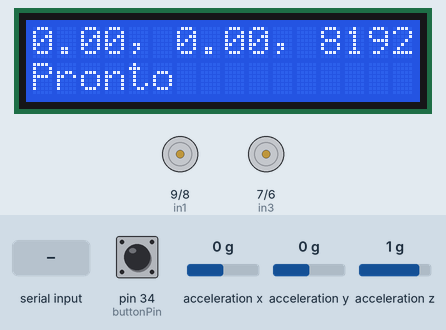
The sketch below on a simulated Arduino Mega 2560, built with avr-gcc and run on an emulated ATmega2560. On the bench: 16×2 character LCD, motor-driver pin pairs drawn as motors (green arrow = first pin HIGH = forward, orange = second pin HIGH = backward, longer = more drive, scaled by the enable pin). Wiring (inferred from the names in the program): MPU-6050 motion sensor at I2C address 0x68. Inputs (shaded band) come from the test bench; at power-on: pin 34 (buttonPin) HIGH, acceleration x 0 g, acceleration y 0 g, acceleration z 1 g. What the sketch prints to the serial monitor is not drawn.

Above: at 1.2 s.
1.3 s: pin 34 (buttonPin) pulled LOW for 0.15 s
At 2.1 s:
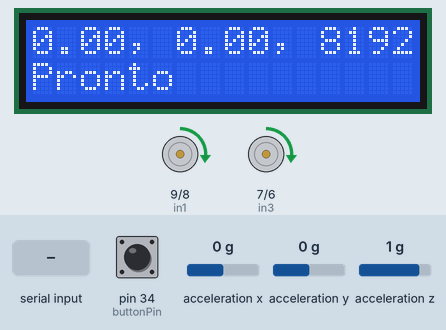
4.4 s: acceleration x set to -1.4 g
At 7.0 s:
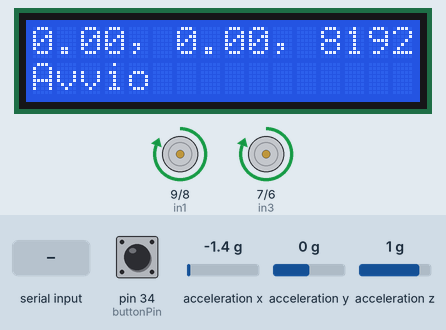
7.4 s: acceleration x set to 0 g
10.4 s: acceleration y set to -1.4 g
13.4 s: "1" received over the second serial link
16.4 s: "0" received over the second serial link
At 18.96 s:
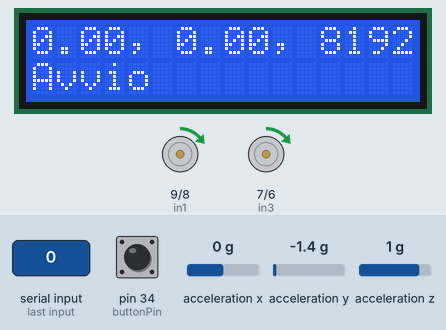
At 19.4 s:
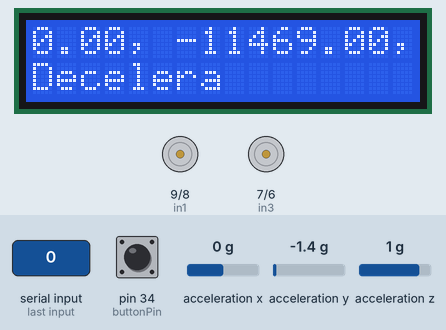
Timing chart, 0 to 20.4 s (numbered marks = the images above; inputs shaded):
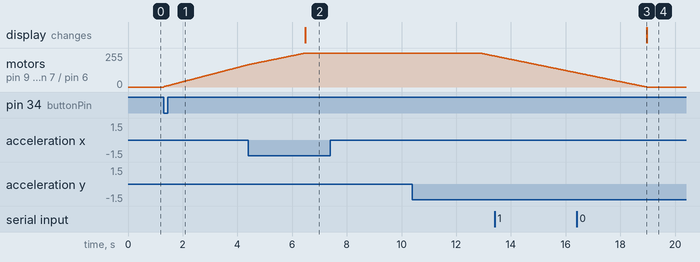

Measured:
- after the input at 1.3 s, motor on pin 9 (in1) / pin 8 (in2), motor on pin 7 (in3) / pin 6 (in4): moves from stopped to forward 167/255 over 3.1 s, starting at once
- after the input at 7.4 s, every drawn part: stays the same
- after the input at 16.4 s, the display: changes after 2.6 s (image 4)

The sketch:

macchina.ino
```cpp
#include <Wire.h>
#include <MPU6050.h>
#include <LiquidCrystal.h>
#include <SoftwareSerial.h>

// LCD: RS, E, D4, D5, D6, D7
LiquidCrystal lcd(12, 11, 52, 50, 48, 46);

// Motori
const int enA = 10, in1 = 9, in2 = 8;
const int in3 = 7, in4 = 6, enB = 5;

// Pulsante fisico
const int buttonPin = 34;
bool lastButtonState = HIGH;

// Accelerometro
const int MPU_I2C_ADDR = 0x68;
float AcX, AcY, AcZ;
// offset accelerometro
int16_t  ax_offset = 0;
int16_t  ay_offset = 0;
int16_t  az_offset = 0;
//int16_t  az_offset = -10794;
float AcXnew = 0;
float AcXold = 0;
int i = 1; // contatore iniziale a 1 per evitare divisione per zero

// Stato
bool isMoving = false;
bool lastButtonPressed = false;

// Comunicazione Bluetooth (Serial1)
#define BTSerial Serial1

void setup() {
  // Setup pin motori
  pinMode(enA, OUTPUT); pinMode(enB, OUTPUT);
  pinMode(in1, OUTPUT); pinMode(in2, OUTPUT);
  pinMode(in3, OUTPUT); pinMode(in4, OUTPUT);
  pinMode(buttonPin, INPUT_PULLUP);  // Pulsante con pull-up

  // Comunicazioni seriali
  Serial.begin(9600);
  BTSerial.begin(9600);

  // LCD
  lcd.begin(16, 2);
  lcd.print("Connessione...");

  // Inizializza MPU6050
  Wire.begin();
  Wire.beginTransmission(MPU_I2C_ADDR);
  Wire.write(0x6B);  // Wake-up
  Wire.write(0);
  Wire.endTransmission(true);

  Wire.beginTransmission(MPU_I2C_ADDR);
  Wire.write(0x1C);  // Registro accelerometro
  Wire.write(0x08);  // Imposta ±4g

  Wire.endTransmission(true);

  lcd.setCursor(0, 1);
  lcd.print("Pronto         ");


}

void loop() {
  i = i+1; //contatore
  // Legge dati accelerometro e invia via Bluetooth
    Wire.beginTransmission(MPU_I2C_ADDR);
    Wire.write(0x3B);  // Registro ACCEL_XOUT_H
    Wire.endTransmission(false);
    Wire.requestFrom(MPU_I2C_ADDR, 6, true);
  /*
    AcX = (Wire.read() << 8 | Wire.read());
    AcY = (Wire.read() << 8 | Wire.read());
    AcZ = (Wire.read() << 8 | Wire.read());
  */

    AcX = (Wire.read() << 8 | Wire.read()) + ax_offset;
    AcY = (Wire.read() << 8 | Wire.read()) + ay_offset;
    AcZ = (Wire.read() << 8 | Wire.read()) + az_offset;


    String out = String(AcX) + ", " + String(AcY) + ", " + String(AcZ);
  //BTSerial.println(out);
  //Serial.println(out);  // Commenta questa riga se non serve il monitor seriale
  //Serial.print(millis());
  //Serial.print(", ");
  Serial.println(AcZ/8192);
  lcd.setCursor(0, 0);
  lcd.print(out);
  lcd.print("     ");  // Spazi per pulire residui

  // Legge lo stato del pulsante
  if (digitalRead(buttonPin) == LOW && !isMoving) {

    isMoving = true;
    lcd.setCursor(0, 1);
    lcd.print("Avvio         ");

    // Accelerazione graduale (0 → 255)

    for (int speed = 0; speed <= 255; speed += 1) {
      leggi();
      analogWrite(enA, speed);
      analogWrite(enB, speed);
      digitalWrite(in1, HIGH); digitalWrite(in2, LOW);
      digitalWrite(in3, HIGH); digitalWrite(in4, LOW);

    }

    // Movimento a velocità costante
    for (int i = 0; i < 300; i++) {
      leggi();

    }

    // Decelerazione graduale (255 → 0)
    for (int speed = 255; speed >= 0; speed -= 1) {
      leggi();
      analogWrite(enA, speed);
      analogWrite(enB, speed);
      digitalWrite(in1, HIGH); digitalWrite(in2, LOW);
      digitalWrite(in3, HIGH); digitalWrite(in4, LOW);

    }

    // Ferma motori
    digitalWrite(in1, LOW); digitalWrite(in2, LOW);
    digitalWrite(in3, LOW); digitalWrite(in4, LOW);
    lcd.setCursor(0, 1);
    lcd.print("Stop          ");
    isMoving = false;
  }

  // Legge input Bluetooth (se presente)
  if (BTSerial.available()) {
    char received = BTSerial.read(); // Legge solo un carattere
    if (!isMoving) {
      isMoving = true;
      lcd.setCursor(0, 1);
      lcd.print("Avvio          ");
    } else if (isMoving) {
      isMoving = false;
      lcd.setCursor(0, 1);
      lcd.print("Decelera       ");
    }
  }

  // Gestisce il movimento dei motori
  static int speed = 0;
  const int step = 15;
  const int maxSpeed = 255;

  if (isMoving && speed < maxSpeed) {
    speed += step;  // Accelerazione
    if (speed > maxSpeed) speed = maxSpeed;
  } else if (!isMoving && speed > 0) {
    speed -= step;  // Decelerazione
    if (speed < 0) speed = 0;
  }

  analogWrite(enA, speed);
  analogWrite(enB, speed);

  if (speed > 0) {
    digitalWrite(in1, HIGH); digitalWrite(in2, LOW);
    digitalWrite(in3, HIGH); digitalWrite(in4, LOW);
  } else {
    digitalWrite(in1, LOW); digitalWrite(in2, LOW);
    digitalWrite(in3, LOW); digitalWrite(in4, LOW);
  }


}

void leggi() {
  // Legge dati accelerometro e invia via Bluetooth
  Wire.beginTransmission(MPU_I2C_ADDR);
  Wire.write(0x3B);  // Registro ACCEL_XOUT_H
  Wire.endTransmission(false);
  Wire.requestFrom(MPU_I2C_ADDR, 6, true);
  /*
  AcX = (Wire.read() << 8 | Wire.read());
  AcY = (Wire.read() << 8 | Wire.read());
  AcZ = (Wire.read() << 8 | Wire.read());
*/

   AcX = (Wire.read() << 8 | Wire.read()) + ax_offset;
  AcY = (Wire.read() << 8 | Wire.read()) + ay_offset;
  AcZ = (Wire.read() << 8 | Wire.read()) + az_offset;

  String out = String(AcX) + ", " + String(AcY) + ", " + String(AcZ/8192.0);
  BTSerial.println(out);
  //Serial.println(out);  // Commenta questa riga se non serve il monitor seriale

}
```
